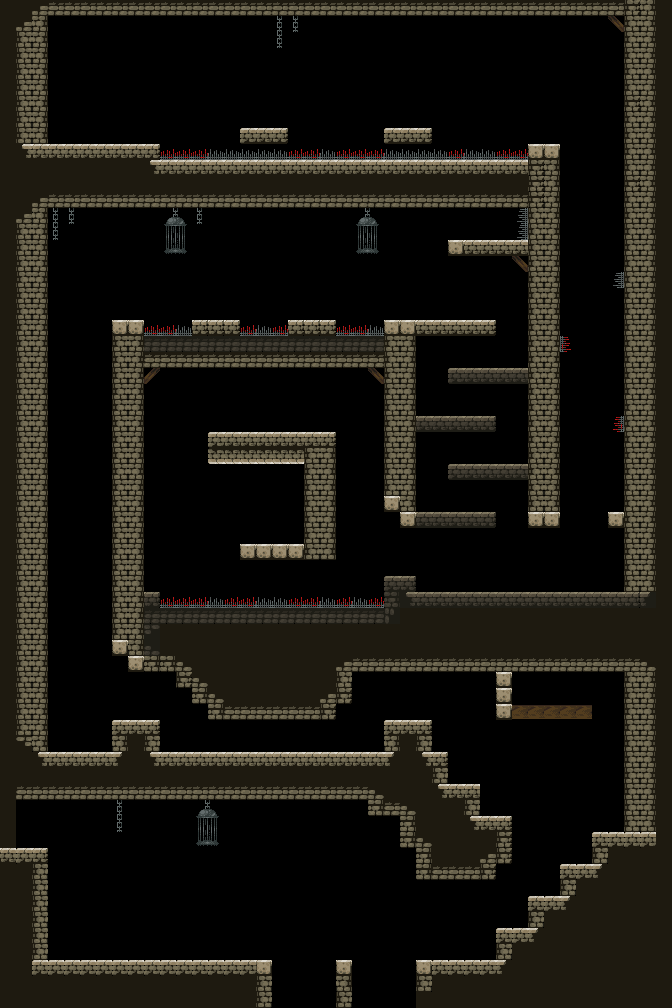

This is a level from a 2D game, rendered from its Tiled map with the project's own tilesets. A one-line summary and the map file follow, with tile-layer data summarised:
An orthogonal 42x63 tile map with 16x16 px tiles, 2 tile layers (Background, Map) and 45 objects (26x item, 11x Environment, 6x enemy, player, map).

<map version="1.2" tiledversion="1.2.4" orientation="orthogonal" renderorder="right-down" width="42" height="63" tilewidth="16" tileheight="16" infinite="0" nextlayerid="14" nextobjectid="139">
 <tileset firstgid="1" name="tileset" tilewidth="16" tileheight="16" tilecount="216" columns="24">
  <image source="tileset_dungeon.png" width="384" height="144" />
 </tileset>
 <layer id="12" name="Background" width="42" height="63">
  <data>[2646 cells, 93 non-empty, 18 distinct tile ids]</data>
 </layer>
 <layer id="13" name="Map" width="42" height="63">
  <data>[2646 cells, 1146 non-empty, 30 distinct tile ids]</data>
 </layer>
 <objectgroup id="2" name="Entities">
  <object id="6" name="Player" type="player" x="32" y="832" width="14.8796" height="15.3826" />
  <object id="58" name="Coin" type="item" x="544" y="736" width="16" height="16" />
  <object id="62" name="Coin" type="item" x="256" y="944" width="16" height="16" />
  <object id="63" name="Coin" type="item" x="528" y="768" width="16" height="16" />
  <object id="64" name="Coin" type="item" x="560" y="768" width="16" height="16" />
  <object id="66" name="Coin" type="item" x="336" y="880" width="16" height="16" />
  <object id="67" name="Coin" type="item" x="416" y="944" width="16" height="16" />
  <object id="71" name="Bug1" type="enemy" x="336" y="736" width="16" height="16" />
  <object id="74" name="Damage" type="Environment" x="352" y="1008" width="64" height="1" />
  <object id="78" name="Exit" type="map" x="96" y="112" width="32" height="32" />
  <object id="84" name="Diamond" type="item" x="544" y="688" width="16" height="16" />
  <object id="91" name="Mine" type="enemy" x="64" y="736" />
  <object id="92" name="Mine" type="enemy" x="96" y="736" />
  <object id="93" name="Damage" type="Environment" x="272" y="1008" width="64" height="1" />
  <object id="95" name="Coin" type="item" x="336" y="908" width="16" height="16" />
  <object id="96" name="Diamond" type="item" x="278" y="512" width="16" height="16" />
  <object id="97" name="Bug1" type="enemy" x="208" y="736" width="16" height="16" />
  <object id="98" name="Coin" type="item" x="224" y="416" width="16" height="16" />
  <object id="99" name="Coin" type="item" x="256" y="416" width="16" height="16" />
  <object id="100" name="Coin" type="item" x="288" y="416" width="16" height="16" />
  <object id="101" name="Coin" type="item" x="352" y="496" width="16" height="16" />
  <object id="103" name="Coin" type="item" x="352" y="448" width="16" height="16" />
  <object id="104" name="Coin" type="item" x="505" y="417" width="16" height="16" />
  <object id="107" name="Bug2" type="enemy" x="464" y="576" width="16" height="16" />
  <object id="108" name="Bug2" type="enemy" x="560" y="576" width="16" height="16" />
  <object id="109" name="Damage" type="Environment" x="160" y="597" width="224" height="10" />
  <object id="110" name="Damage" type="Environment" x="560" y="336" width="10" height="15" />
  <object id="112" name="Damage" type="Environment" x="614" y="272" width="10" height="15" />
  <object id="113" name="Damage" type="Environment" x="614" y="416" width="10" height="15" />
  <object id="114" name="Damage" type="Environment" x="144" y="326" width="48" height="10" />
  <object id="115" name="Damage" type="Environment" x="240" y="326" width="48" height="10" />
  <object id="116" name="Damage" type="Environment" x="336" y="326" width="48" height="10" />
  <object id="119" name="Coin" type="item" x="208" y="288" width="16" height="16" />
  <object id="120" name="Coin" type="item" x="256" y="240" width="16" height="16" />
  <object id="121" name="Coin" type="item" x="304" y="288" width="16" height="16" />
  <object id="123" name="Coin" type="item" x="462" y="224" width="16" height="16" />
  <object id="124" name="Coin" type="item" x="490" y="224" width="16" height="16" />
  <object id="125" name="Damage" type="Environment" x="519" y="208" width="10" height="32" />
  <object id="126" name="Coin" type="item" x="425" y="368" width="16" height="16" />
  <object id="127" name="Coin" type="item" x="423" y="464" width="16" height="16" />
  <object id="131" name="Damage" type="Environment" x="160" y="150" width="368" height="10" />
  <object id="132" name="Coin" type="item" x="256" y="96" width="16" height="16" />
  <object id="133" name="Coin" type="item" x="585" y="215" width="16" height="16" />
  <object id="134" name="Diamond" type="item" x="329" y="58" width="16" height="16" />
  <object id="135" name="Coin" type="item" x="400" y="96" width="16" height="16" />
 </objectgroup>
</map>
